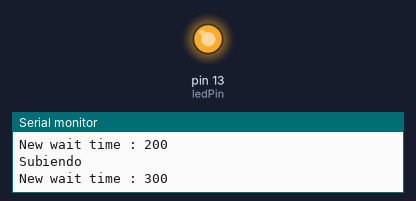
The sketch below on a simulated Arduino Uno, built with avr-gcc and run on an emulated ATmega328P. On the bench: output pins drawn as LEDs (lit = HIGH), the last lines printed to the serial monitor.

Above: at 0.75 s.
At 10.5 s:
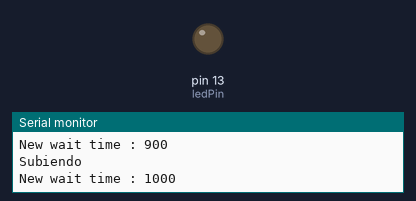
Timing chart, 0 to 26.0 s (numbered marks = the images above):
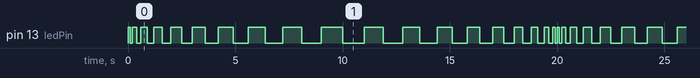

Measured:
- by itself, pin 13 (ledPin): moves between LOW and HIGH, repeating every 20.0 s
- by itself, everything shown: repeats every 20.0 s, in 38 steps

The sketch:

sketch_nov06a.ino
```cpp
const int ledPin = 13;

void setup() {

  Serial.begin(9600);
  pinMode(ledPin, OUTPUT);


}

void loop() {

  static int delayPeriod = 100;
  static int countDir = 1;

  digitalWrite(ledPin, HIGH);
  delay(delayPeriod);
  digitalWrite(ledPin, LOW);
  delay(delayPeriod);

  countDir = checkDirChange(delayPeriod, countDir);

  delayPeriod += 100 * countDir;

  Serial.print("New wait time : ");
  Serial.println(delayPeriod);

}

int checkDirChange(int delayPeriod, int countDir)
{
  if(delayPeriod == 1000 || delayPeriod == 0)
    countDir *= -1;

    Serial.println(countDir < 0 ? "Bajando" : "Subiendo");

    return countDir;
}
```
